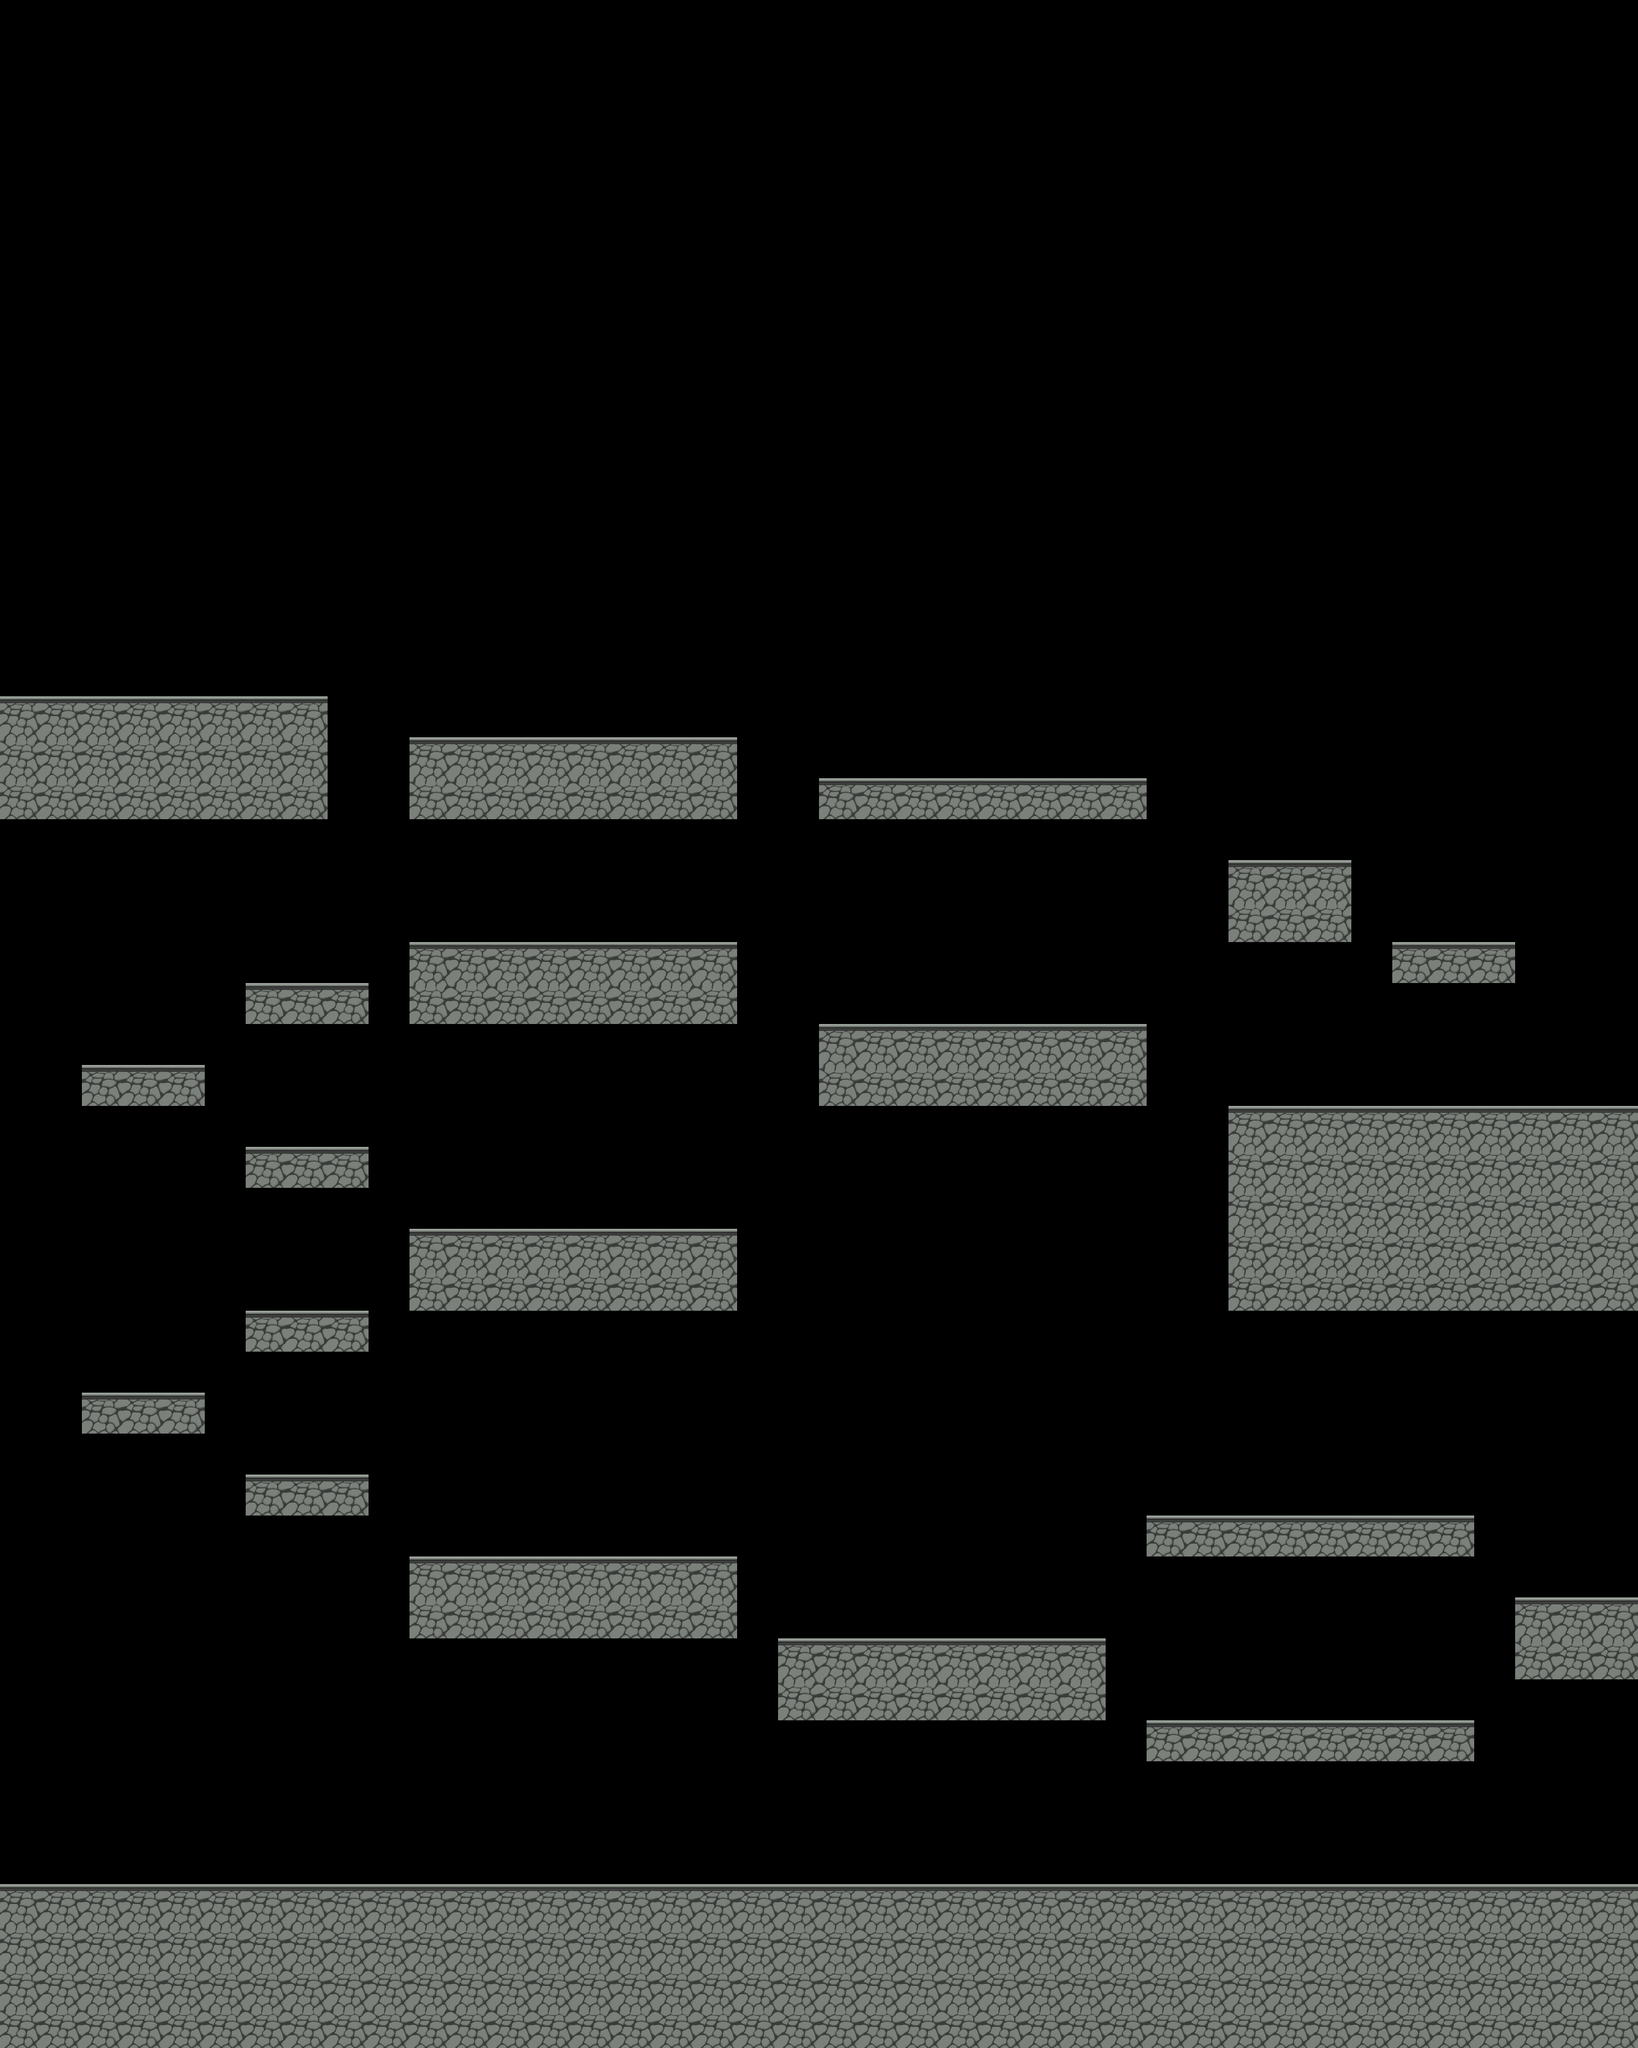

This game map was drawn from its Tiled (.tmx) file and the tilesets committed beside it. A one-line description and the full map source follow:
An orthogonal 40x50 tile map with 64x64 px tiles, 1 tile layer (Tiles) and 14 objects (12x enemy_spawn, player_spawn).

<map version="1.0" tiledversion="1.0.3" orientation="orthogonal" renderorder="right-down" width="40" height="50" tilewidth="64" tileheight="64" nextobjectid="37">
 <tileset firstgid="1" source="ground.tsx" />
 <layer name="Tiles" width="40" height="50">
  <data encoding="csv">
0,0,0,0,0,0,0,0,0,0,0,0,0,0,0,0,0,0,0,0,0,0,0,0,0,0,0,0,0,0,0,0,0,0,0,0,0,0,0,0,
0,0,0,0,0,0,0,0,0,0,0,0,0,0,0,0,0,0,0,0,0,0,0,0,0,0,0,0,0,0,0,0,0,0,0,0,0,0,0,0,
0,0,0,0,0,0,0,0,0,0,0,0,0,0,0,0,0,0,0,0,0,0,0,0,0,0,0,0,0,0,0,0,0,0,0,0,0,0,0,0,
0,0,0,0,0,0,0,0,0,0,0,0,0,0,0,0,0,0,0,0,0,0,0,0,0,0,0,0,0,0,0,0,0,0,0,0,0,0,0,0,
0,0,0,0,0,0,0,0,0,0,0,0,0,0,0,0,0,0,0,0,0,0,0,0,0,0,0,0,0,0,0,0,0,0,0,0,0,0,0,0,
0,0,0,0,0,0,0,0,0,0,0,0,0,0,0,0,0,0,0,0,0,0,0,0,0,0,0,0,0,0,0,0,0,0,0,0,0,0,0,0,
0,0,0,0,0,0,0,0,0,0,0,0,0,0,0,0,0,0,0,0,0,0,0,0,0,0,0,0,0,0,0,0,0,0,0,0,0,0,0,0,
0,0,0,0,0,0,0,0,0,0,0,0,0,0,0,0,0,0,0,0,0,0,0,0,0,0,0,0,0,0,0,0,0,0,0,0,0,0,0,0,
0,0,0,0,0,0,0,0,0,0,0,0,0,0,0,0,0,0,0,0,0,0,0,0,0,0,0,0,0,0,0,0,0,0,0,0,0,0,0,0,
0,0,0,0,0,0,0,0,0,0,0,0,0,0,0,0,0,0,0,0,0,0,0,0,0,0,0,0,0,0,0,0,0,0,0,0,0,0,0,0,
0,0,0,0,0,0,0,0,0,0,0,0,0,0,0,0,0,0,0,0,0,0,0,0,0,0,0,0,0,0,0,0,0,0,0,0,0,0,0,0,
0,0,0,0,0,0,0,0,0,0,0,0,0,0,0,0,0,0,0,0,0,0,0,0,0,0,0,0,0,0,0,0,0,0,0,0,0,0,0,0,
0,0,0,0,0,0,0,0,0,0,0,0,0,0,0,0,0,0,0,0,0,0,0,0,0,0,0,0,0,0,0,0,0,0,0,0,0,0,0,0,
0,0,0,0,0,0,0,0,0,0,0,0,0,0,0,0,0,0,0,0,0,0,0,0,0,0,0,0,0,0,0,0,0,0,0,0,0,0,0,0,
0,0,0,0,0,0,0,0,0,0,0,0,0,0,0,0,0,0,0,0,0,0,0,0,0,0,0,0,0,0,0,0,0,0,0,0,0,0,0,0,
0,0,0,0,0,0,0,0,0,0,0,0,0,0,0,0,0,0,0,0,0,0,0,0,0,0,0,0,0,0,0,0,0,0,0,0,0,0,0,0,
0,0,0,0,0,0,0,0,0,0,0,0,0,0,0,0,0,0,0,0,0,0,0,0,0,0,0,0,0,0,0,0,0,0,0,0,0,0,0,0,
1,1,1,1,1,1,1,1,0,0,0,0,0,0,0,0,0,0,0,0,0,0,0,0,0,0,0,0,0,0,0,0,0,0,0,0,0,0,0,0,
2,2,2,2,2,2,2,2,0,0,1,1,1,1,1,1,1,1,0,0,0,0,0,0,0,0,0,0,0,0,0,0,0,0,0,0,0,0,0,0,
2,2,2,2,2,2,2,2,0,0,2,2,2,2,2,2,2,2,0,0,1,1,1,1,1,1,1,1,0,0,0,0,0,0,0,0,0,0,0,0,
0,0,0,0,0,0,0,0,0,0,0,0,0,0,0,0,0,0,0,0,0,0,0,0,0,0,0,0,0,0,0,0,0,0,0,0,0,0,0,0,
0,0,0,0,0,0,0,0,0,0,0,0,0,0,0,0,0,0,0,0,0,0,0,0,0,0,0,0,0,0,1,1,1,0,0,0,0,0,0,0,
0,0,0,0,0,0,0,0,0,0,0,0,0,0,0,0,0,0,0,0,0,0,0,0,0,0,0,0,0,0,2,2,2,0,0,0,0,0,0,0,
0,0,0,0,0,0,0,0,0,0,1,1,1,1,1,1,1,1,0,0,0,0,0,0,0,0,0,0,0,0,0,0,0,0,1,1,1,0,0,0,
0,0,0,0,0,0,1,1,1,0,2,2,2,2,2,2,2,2,0,0,0,0,0,0,0,0,0,0,0,0,0,0,0,0,0,0,0,0,0,0,
0,0,0,0,0,0,0,0,0,0,0,0,0,0,0,0,0,0,0,0,1,1,1,1,1,1,1,1,0,0,0,0,0,0,0,0,0,0,0,0,
0,0,1,1,1,0,0,0,0,0,0,0,0,0,0,0,0,0,0,0,2,2,2,2,2,2,2,2,0,0,0,0,0,0,0,0,0,0,0,0,
0,0,0,0,0,0,0,0,0,0,0,0,0,0,0,0,0,0,0,0,0,0,0,0,0,0,0,0,0,0,1,1,1,1,1,1,1,1,1,1,
0,0,0,0,0,0,1,1,1,0,0,0,0,0,0,0,0,0,0,0,0,0,0,0,0,0,0,0,0,0,2,2,2,2,2,2,2,2,2,2,
0,0,0,0,0,0,0,0,0,0,0,0,0,0,0,0,0,0,0,0,0,0,0,0,0,0,0,0,0,0,2,2,2,2,2,2,2,2,2,2,
0,0,0,0,0,0,0,0,0,0,1,1,1,1,1,1,1,1,0,0,0,0,0,0,0,0,0,0,0,0,2,2,2,2,2,2,2,2,2,2,
0,0,0,0,0,0,0,0,0,0,2,2,2,2,2,2,2,2,0,0,0,0,0,0,0,0,0,0,0,0,2,2,2,2,2,2,2,2,2,2,
0,0,0,0,0,0,1,1,1,0,0,0,0,0,0,0,0,0,0,0,0,0,0,0,0,0,0,0,0,0,0,0,0,0,0,0,0,0,0,0,
0,0,0,0,0,0,0,0,0,0,0,0,0,0,0,0,0,0,0,0,0,0,0,0,0,0,0,0,0,0,0,0,0,0,0,0,0,0,0,0,
0,0,1,1,1,0,0,0,0,0,0,0,0,0,0,0,0,0,0,0,0,0,0,0,0,0,0,0,0,0,0,0,0,0,0,0,0,0,0,0,
0,0,0,0,0,0,0,0,0,0,0,0,0,0,0,0,0,0,0,0,0,0,0,0,0,0,0,0,0,0,0,0,0,0,0,0,0,0,0,0,
0,0,0,0,0,0,1,1,1,0,0,0,0,0,0,0,0,0,0,0,0,0,0,0,0,0,0,0,0,0,0,0,0,0,0,0,0,0,0,0,
0,0,0,0,0,0,0,0,0,0,0,0,0,0,0,0,0,0,0,0,0,0,0,0,0,0,0,0,1,1,1,1,1,1,1,1,0,0,0,0,
0,0,0,0,0,0,0,0,0,0,1,1,1,1,1,1,1,1,0,0,0,0,0,0,0,0,0,0,0,0,0,0,0,0,0,0,0,0,0,0,
0,0,0,0,0,0,0,0,0,0,2,2,2,2,2,2,2,2,0,0,0,0,0,0,0,0,0,0,0,0,0,0,0,0,0,0,0,1,1,1,
0,0,0,0,0,0,0,0,0,0,0,0,0,0,0,0,0,0,0,1,1,1,1,1,1,1,1,0,0,0,0,0,0,0,0,0,0,2,2,2,
0,0,0,0,0,0,0,0,0,0,0,0,0,0,0,0,0,0,0,2,2,2,2,2,2,2,2,0,0,0,0,0,0,0,0,0,0,0,0,0,
0,0,0,0,0,0,0,0,0,0,0,0,0,0,0,0,0,0,0,0,0,0,0,0,0,0,0,0,1,1,1,1,1,1,1,1,0,0,0,0,
0,0,0,0,0,0,0,0,0,0,0,0,0,0,0,0,0,0,0,0,0,0,0,0,0,0,0,0,0,0,0,0,0,0,0,0,0,0,0,0,
0,0,0,0,0,0,0,0,0,0,0,0,0,0,0,0,0,0,0,0,0,0,0,0,0,0,0,0,0,0,0,0,0,0,0,0,0,0,0,0,
0,0,0,0,0,0,0,0,0,0,0,0,0,0,0,0,0,0,0,0,0,0,0,0,0,0,0,0,0,0,0,0,0,0,0,0,0,0,0,0,
1,1,1,1,1,1,1,1,1,1,1,1,1,1,1,1,1,1,1,1,1,1,1,1,1,1,1,1,1,1,1,1,1,1,1,1,1,1,1,1,
2,2,2,2,2,2,2,2,2,2,2,2,2,2,2,2,2,2,2,2,2,2,2,2,2,2,2,2,2,2,2,2,2,2,2,2,2,2,2,2,
2,2,2,2,2,2,2,2,2,2,2,2,2,2,2,2,2,2,2,2,2,2,2,2,2,2,2,2,2,2,2,2,2,2,2,2,2,2,2,2,
2,2,2,2,2,2,2,2,2,2,2,2,2,2,2,2,2,2,2,2,2,2,2,2,2,2,2,2,2,2,2,2,2,2,2,2,2,2,2,2
</data>
 </layer>
 <objectgroup name="Objects" visible="0">
  <object id="1" type="player_spawn" x="64" y="2944" width="64" height="64" />
  <object id="2" type="enemy_spawn" x="0" y="1088" width="512" height="64">
   <properties>
    <property name="1" type="int" value="3" />
    <property name="2" type="int" value="2" />
   </properties>
  </object>
  <object id="3" type="enemy_spawn" x="640" y="1152" width="512" height="64">
   <properties>
    <property name="1" type="int" value="3" />
    <property name="2" type="int" value="2" />
   </properties>
  </object>
  <object id="4" type="enemy_spawn" x="1280" y="1216" width="512" height="64">
   <properties>
    <property name="1" type="int" value="4" />
    <property name="2" type="int" value="2" />
   </properties>
  </object>
  <object id="5" type="enemy_spawn" x="1280" y="1600" width="512" height="64">
   <properties>
    <property name="1" type="int" value="5" />
    <property name="2" type="int" value="0" />
   </properties>
  </object>
  <object id="7" type="enemy_spawn" x="640" y="1920" width="512" height="64">
   <properties>
    <property name="1" type="int" value="4" />
    <property name="2" type="int" value="1" />
   </properties>
  </object>
  <object id="8" type="enemy_spawn" x="640" y="2432" width="512" height="64">
   <properties>
    <property name="1" type="int" value="3" />
    <property name="2" type="int" value="2" />
   </properties>
  </object>
  <object id="9" type="enemy_spawn" x="1216" y="2560" width="512" height="64">
   <properties>
    <property name="1" type="int" value="4" />
    <property name="2" type="int" value="1" />
   </properties>
  </object>
  <object id="11" x="1792" y="2688" width="512" height="64" />
  <object id="12" type="enemy_spawn" x="1792" y="2368" width="512" height="64">
   <properties>
    <property name="1" type="int" value="4" />
    <property name="2" type="int" value="1" />
   </properties>
  </object>
  <object id="19" type="enemy_spawn" x="1792" y="2688" width="512" height="64">
   <properties>
    <property name="1" type="int" value="4" />
    <property name="2" type="int" value="1" />
   </properties>
  </object>
  <object id="30" type="enemy_spawn" x="1280" y="1216" width="512" height="64">
   <properties>
    <property name="1" type="int" value="3" />
    <property name="2" type="int" value="2" />
   </properties>
  </object>
  <object id="32" type="enemy_spawn" x="640" y="1472" width="512" height="64">
   <properties>
    <property name="1" type="int" value="5" />
    <property name="2" type="int" value="0" />
   </properties>
  </object>
  <object id="36" type="enemy_spawn" x="1920" y="1728" width="640" height="64">
   <properties>
    <property name="2" type="int" value="5" />
   </properties>
  </object>
 </objectgroup>
</map>